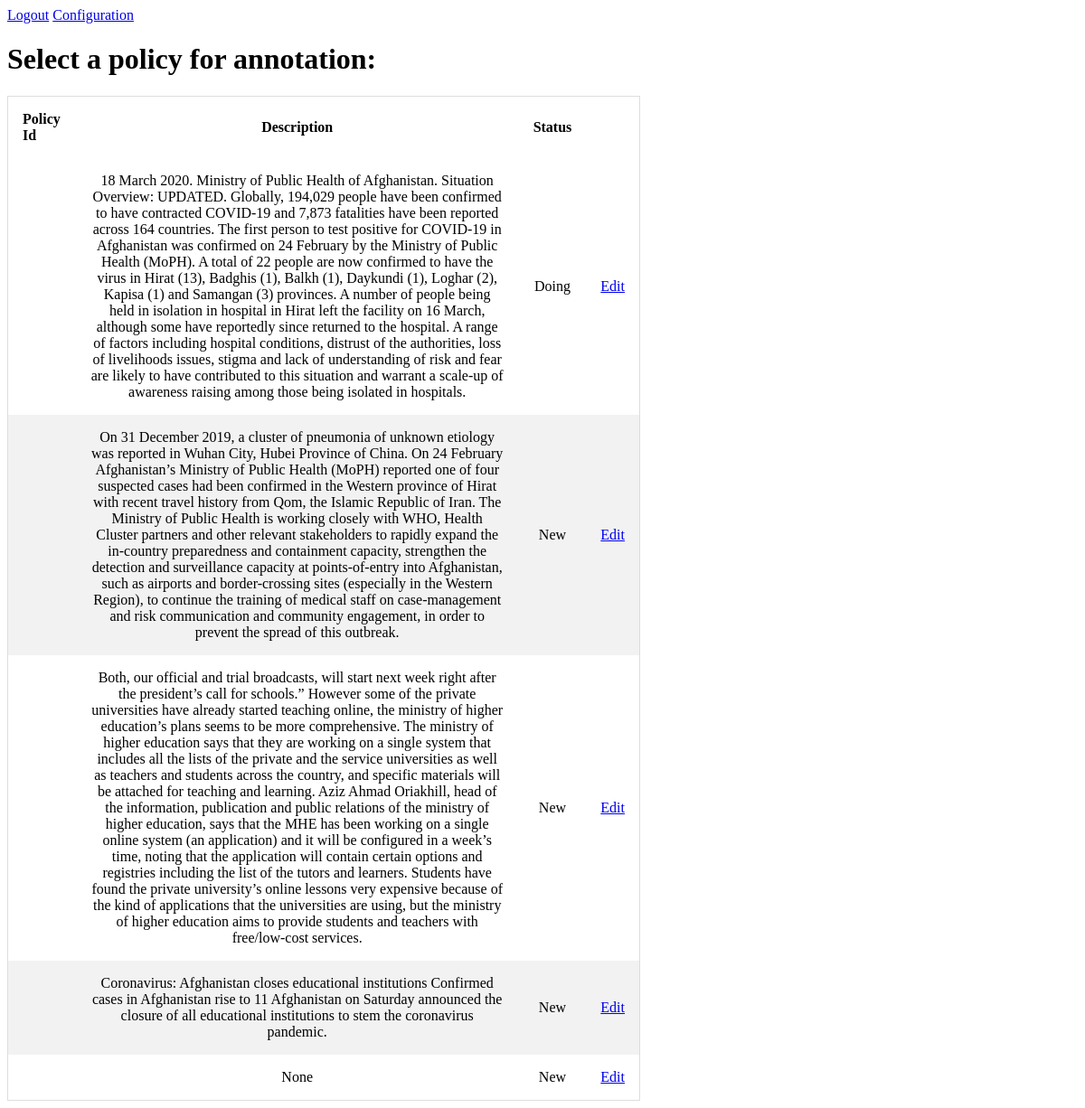
/configuration/done (signed in), run on the app's committed database.
### module1/models.py (models this page shows)
class CoronaNet(db.Model):
    __tablename__ = 'corona_net'
    record_id = db.Column(db.Text, primary_key=True)
    policy_id = db.Column(db.Text, nullable=False)
    entry_type = db.Column(db.Text, nullable=False)
    correct_type = db.Column(db.Text, nullable=False)
    update_type = db.Column(db.Text, nullable=False)
    update_level = db.Column(db.Text, nullable=False)
    description = db.Column(db.Text, nullable=False)
    date_announced = db.Column(db.Text, nullable=False)
    date_start = db.Column(db.Text, nullable=False)
    date_end = db.Column(db.Text, nullable=False)
    country = db.Column(db.Text, nullable=False)
    ISO_A3 = db.Column(db.Text, nullable=False)
    ISO_A2 = db.Column(db.Text, nullable=False)
    init_country_level = db.Column(db.Text, nullable=False)
    domestic_policy = db.Column(db.Text, nullable=False)
    province = db.Column(db.Text, nullable=False)
    ISO_L2 = db.Column(db.Text, nullable=False)
    city = db.Column(db.Text, nullable=False)
    type = db.Column(db.Text, nullable=False)
    type_sub_cat = db.Column(db.Text, nullable=False)
    type_text = db.Column(db.Text, nullable=False)
    institution_status = db.Column(db.Text, nullable=False)
    target_country = db.Column(db.Text, nullable=False)
    target_geog_level = db.Column(db.Text, nullable=False)
    target_region = db.Column(db.Text, nullable=False)
    target_province = db.Column(db.Text, nullable=False)
    target_city = db.Column(db.Text, nullable=False)
    target_other = db.Column(db.Text, nullable=False)
    target_who_what = db.Column(db.Text, nullable=False)
    target_direction = db.Column(db.Text, nullable=False)
    travel_mechanism = db.Column(db.Text, nullable=False)
    compliance = db.Column(db.Text, nullable=False)
    enforcer = db.Column(db.Text, nullable=False)
    dist_index_high_est = db.Column(db.Text, nullable=False)
    dist_index_med_est = db.Column(db.Text, nullable=False)
    dist_index_low_est = db.Column(db.Text, nullable=False)
    dist_index_country_rank = db.Column(db.Text, nullable=False)
    link = db.Column(db.Text, nullable=False)
    date_updated = db.Column(db.Text, nullable=False)
    recorded_date = db.Column(db.Text, nullable=False)
    original_text = db.Column(db.Text, nullable=False)
    status = db.Column(db.Integer, nullable=False)
    highlighted_text = []
    def get_status(self):
        if self.status == 1:
            return 'New'
        elif self.status == 2:
            return 'Doing'
        else:
            return 'Done'

### module1/configuration.py (the view)
@bp_configuration.route('/configuration/done', methods=['GET', 'POST'])
@login_required
def done():
    page = request.args.get('page', 1, type=int)
    policy_list = CoronaNet.query.paginate(page=page, per_page=10)
    return render_template('policy_list.html', policy_list=policy_list)

### module1/templates/policy_list.html (shortened to what this page needs)
<!DOCTYPE html>
<html>
<head>
    <link rel="stylesheet" href="../../static/css/policylist.css">
</head>
<body>
<a href="{{ url_for('auth.logout') }}">Logout</a>
<a href="{{ url_for('configuration.show') }}">Configuration</a>
<h1>Select a policy for annotation:</h1>
<div>
<table class="table table-hover" style="width: 700px;">
  <thead class="thead-dark">
    <tr>
      <th scope="col">Policy Id</th>
      <th scope="col">Description</th>
      <th scope="col">Status</th>
    </tr>
  </thead>
  <tbody>
    {% for policy in policy_list.items %}
        <tr>
          <td>{{ policy.policyId }}</td>
          <td>{{ policy.description }}</td>
          <td>{{ policy.get_status() }}</td>
          <td>
            <a
              href="{{ url_for('summary.get_summary', policy_id=policy.policy_id) }}"
              class="btn btn-outline-primary"
              role="button"
            >
              Edit
            </a>
          </td>
        </tr>
    {% endfor %}
  </tbody>
</table>
</div>
</body>
</html>

### module1/static/css/policylist.css (style rules this page uses)
* { box-sizing: border-box; }
table { border-collapse: collapse; border-spacing: 0; width: 100%; border: 1px solid #ddd; }
th, td { text-align: left; padding: 16px; }
tr:nth-child(even) { background-color: #f2f2f2; }
th, td { text-align: center; padding: 16px; }
th:first-child, td:first-child { text-align: left; }
tr:nth-child(even) { background-color: #f2f2f2 }

### data on the page
CoronaNet: description "18 March 2020. Ministry of Public Health of Afghanistan. Situation Overview: UPDATED. Globally, 194,029 people have been confirmed to have contracted COVID-19 and 7,873 fatalities have been reported across 164 countries. The first person to test positive for COVID-19 in Afghanistan was confirmed on 24 February by the Ministry of Public Health (MoPH). A total of 22 people are now confirmed to have the virus in Hirat (13), Badghis (1), Balkh (1), Daykundi (1), Loghar (2), Kapisa (1) and Samangan (3) provinces. A number of people being held in isolation in hospital in Hirat left the facility on 16 March, although some have reportedly since returned to the hospital. A range of factors including…", get_status "Doing"
CoronaNet: description "On 31 December 2019, a cluster of pneumonia of unknown etiology was reported in Wuhan City, Hubei Province of China. On 24 February Afghanistan’s Ministry of Public Health (MoPH) reported one of four suspected cases had been confirmed in the Western province of Hirat with recent travel history from Qom, the Islamic Republic of Iran. The Ministry of Public Health is working closely with WHO, Health Cluster partners and other relevant stakeholders to rapidly expand the in-country preparedness and containment capacity, strengthen the detection and surveillance capacity at points-of-entry into Afghanistan, such as airports and border-crossing sites (especially in the Western Region), to…", get_status "New"
CoronaNet: description "Both, our official and trial broadcasts, will start next week right after the president’s call for schools.” However some of the private universities have already started teaching online, the ministry of higher education’s plans seems to be more comprehensive. The ministry of higher education says that they are working on a single system that includes all the lists of the private and the service universities as well as teachers and students across the country, and specific materials will be attached for teaching and learning. Aziz Ahmad Oriakhill, head of the information, publication and public relations of the ministry of higher education, says that the MHE has been working on a single…", get_status "New"
CoronaNet: description "Coronavirus: Afghanistan closes educational institutions Confirmed cases in Afghanistan rise to 11 Afghanistan on Saturday announced the closure of all educational institutions to stem the coronavirus pandemic.", get_status "New"
CoronaNet: description "None", get_status "New"
